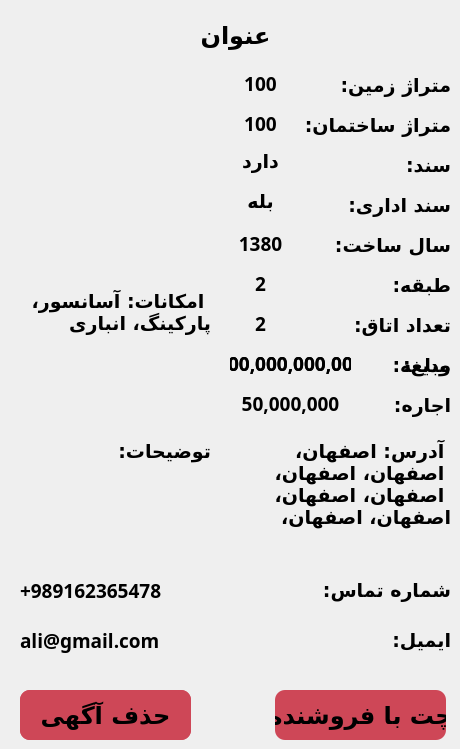
    <widget class="QWidget" name="page_Details_OfficeAdminClinic">
     <widget class="QLabel" name="label_detail_oac_total_price_text">
      <property name="geometry">
       <rect>
        <x>360</x>
        <y>350</y>
        <width>91</width>
        <height>31</height>
       </rect>
      </property>
      <property name="font">
       <font>
        <family>B Nazanin</family>
        <pointsize>14</pointsize>
        <weight>75</weight>
        <bold>true</bold>
       </font>
      </property>
      <property name="text">
       <string>مبلغ:</string>
      </property>
      <property name="alignment">
       <set>Qt::AlignLeading|Qt::AlignLeft|Qt::AlignVCenter</set>
      </property>
      <property name="wordWrap">
       <bool>true</bool>
      </property>
     </widget>
     <widget class="QLabel" name="label_48">
      <property name="geometry">
       <rect>
        <x>300</x>
        <y>310</y>
        <width>151</width>
        <height>31</height>
       </rect>
      </property>
      <property name="font">
       <font>
        <family>B Nazanin</family>
        <pointsize>14</pointsize>
        <weight>75</weight>
        <bold>true</bold>
       </font>
      </property>
      <property name="text">
       <string>تعداد اتاق:</string>
      </property>
      <property name="alignment">
       <set>Qt::AlignLeading|Qt::AlignLeft|Qt::AlignVCenter</set>
      </property>
      <property name="wordWrap">
       <bool>true</bool>
      </property>
     </widget>
     <widget class="QLabel" name="label_detail_oac_deposit">
      <property name="geometry">
       <rect>
        <x>230</x>
        <y>350</y>
        <width>121</width>
        <height>31</height>
       </rect>
      </property>
      <property name="font">
       <font>
        <family>B Nazanin</family>
        <pointsize>14</pointsize>
        <weight>75</weight>
        <bold>true</bold>
       </font>
      </property>
      <property name="text">
       <string>100,000,000,000</string>
      </property>
      <property name="alignment">
       <set>Qt::AlignHCenter|Qt::AlignTop</set>
      </property>
      <property name="wordWrap">
       <bool>true</bool>
      </property>
     </widget>
     <widget class="QLabel" name="label_detail_oac_description">
      <property name="geometry">
       <rect>
        <x>10</x>
        <y>440</y>
        <width>201</width>
        <height>121</height>
       </rect>
      </property>
      <property name="font">
       <font>
        <family>B Nazanin</family>
        <pointsize>14</pointsize>
        <weight>75</weight>
        <bold>true</bold>
       </font>
      </property>
      <property name="text">
       <string>توضیحات:</string>
      </property>
      <property name="alignment">
       <set>Qt::AlignLeading|Qt::AlignLeft|Qt::AlignTop</set>
      </property>
      <property name="wordWrap">
       <bool>true</bool>
      </property>
     </widget>
     <widget class="QLabel" name="label_detail_oac_monthly_rent">
      <property name="geometry">
       <rect>
        <x>230</x>
        <y>390</y>
        <width>121</width>
        <height>31</height>
       </rect>
      </property>
      <property name="font">
       <font>
        <family>B Nazanin</family>
        <pointsize>14</pointsize>
        <weight>75</weight>
        <bold>true</bold>
       </font>
      </property>
      <property name="text">
       <string>50,000,000</string>
      </property>
      <property name="alignment">
       <set>Qt::AlignHCenter|Qt::AlignTop</set>
      </property>
      <property name="wordWrap">
       <bool>true</bool>
      </property>
     </widget>
     <widget class="QLabel" name="label_detail_oac_total_price">
      <property name="geometry">
       <rect>
        <x>230</x>
        <y>350</y>
        <width>121</width>
        <height>31</height>
       </rect>
      </property>
      <property name="font">
       <font>
        <family>B Nazanin</family>
        <pointsize>14</pointsize>
        <weight>75</weight>
        <bold>true</bold>
       </font>
      </property>
      <property name="text">
       <string>100,000,000,000</string>
      </property>
      <property name="alignment">
       <set>Qt::AlignHCenter|Qt::AlignTop</set>
      </property>
      <property name="wordWrap">
       <bool>true</bool>
      </property>
     </widget>
     <widget class="QLabel" name="label_detail_oac_facilities">
      <property name="geometry">
       <rect>
        <x>20</x>
        <y>290</y>
        <width>191</width>
        <height>131</height>
       </rect>
      </property>
      <property name="font">
       <font>
        <family>B Nazanin</family>
        <pointsize>14</pointsize>
        <weight>75</weight>
        <bold>true</bold>
       </font>
      </property>
      <property name="text">
       <string>امکانات: آسانسور، پارکینگ، انباری</string>
      </property>
      <property name="alignment">
       <set>Qt::AlignLeading|Qt::AlignLeft|Qt::AlignTop</set>
      </property>
      <property name="wordWrap">
       <bool>true</bool>
      </property>
     </widget>
     <widget class="QLabel" name="label_detail_oac_build_area">
      <property name="geometry">
       <rect>
        <x>230</x>
        <y>110</y>
        <width>61</width>
        <height>31</height>
       </rect>
      </property>
      <property name="font">
       <font>
        <family>B Nazanin</family>
        <pointsize>14</pointsize>
        <weight>75</weight>
        <bold>true</bold>
       </font>
      </property>
      <property name="text">
       <string>100</string>
      </property>
      <property name="alignment">
       <set>Qt::AlignHCenter|Qt::AlignTop</set>
      </property>
      <property name="wordWrap">
       <bool>true</bool>
      </property>
     </widget>
     <widget class="QLabel" name="label_detail_oac_email">
      <property name="geometry">
       <rect>
        <x>20</x>
        <y>620</y>
        <width>291</width>
        <height>41</height>
       </rect>
      </property>
      <property name="font">
       <font>
        <family>B Nazanin</family>
        <pointsize>14</pointsize>
        <weight>75</weight>
        <bold>true</bold>
       </font>
      </property>
      <property name="layoutDirection">
       <enum>Qt::LeftToRight</enum>
      </property>
      <property name="text">
       <string>ali@gmail.com</string>
      </property>
      <property name="alignment">
       <set>Qt::AlignLeading|Qt::AlignLeft|Qt::AlignVCenter</set>
      </property>
      <property name="wordWrap">
       <bool>true</bool>
      </property>
     </widget>
     <widget class="QLabel" name="label_detail_oac_photo">
      <property name="geometry">
       <rect>
        <x>20</x>
        <y>80</y>
        <width>200</width>
        <height>200</height>
       </rect>
      </property>
      <property name="text">
       <string/>
      </property>
      <property name="pixmap">
       <pixmap resource="resources.qrc">:/images/default.jpg</pixmap>
      </property>
      <property name="scaledContents">
       <bool>true</bool>
      </property>
      <property name="alignment">
       <set>Qt::AlignCenter</set>
      </property>
     </widget>
     <widget class="QLabel" name="label_64">
      <property name="geometry">
       <rect>
        <x>290</x>
        <y>150</y>
        <width>161</width>
        <height>31</height>
       </rect>
      </property>
      <property name="font">
       <font>
        <family>B Nazanin</family>
        <pointsize>14</pointsize>
        <weight>75</weight>
        <bold>true</bold>
       </font>
      </property>
      <property name="text">
       <string>سند:</string>
      </property>
      <property name="alignment">
       <set>Qt::AlignLeading|Qt::AlignLeft|Qt::AlignVCenter</set>
      </property>
      <property name="wordWrap">
       <bool>true</bool>
      </property>
     </widget>
     <widget class="QLabel" name="label_51">
      <property name="geometry">
       <rect>
        <x>300</x>
        <y>230</y>
        <width>151</width>
        <height>31</height>
       </rect>
      </property>
      <property name="font">
       <font>
        <family>B Nazanin</family>
        <pointsize>14</pointsize>
        <weight>75</weight>
        <bold>true</bold>
       </font>
      </property>
      <property name="text">
       <string>سال ساخت:</string>
      </property>
      <property name="alignment">
       <set>Qt::AlignLeading|Qt::AlignLeft|Qt::AlignVCenter</set>
      </property>
      <property name="wordWrap">
       <bool>true</bool>
      </property>
     </widget>
     <widget class="QLabel" name="label_detail_oac_phone">
      <property name="geometry">
       <rect>
        <x>20</x>
        <y>570</y>
        <width>291</width>
        <height>41</height>
       </rect>
      </property>
      <property name="font">
       <font>
        <family>B Nazanin</family>
        <pointsize>14</pointsize>
        <weight>75</weight>
        <bold>true</bold>
       </font>
      </property>
      <property name="layoutDirection">
       <enum>Qt::LeftToRight</enum>
      </property>
      <property name="text">
       <string>+989162365478</string>
      </property>
      <property name="alignment">
       <set>Qt::AlignLeading|Qt::AlignLeft|Qt::AlignVCenter</set>
      </property>
      <property name="wordWrap">
       <bool>true</bool>
      </property>
     </widget>
     <widget class="QLabel" name="label_69">
      <property name="geometry">
       <rect>
        <x>320</x>
        <y>620</y>
        <width>131</width>
        <height>41</height>
       </rect>
      </property>
      <property name="font">
       <font>
        <family>B Nazanin</family>
        <pointsize>14</pointsize>
        <weight>75</weight>
        <bold>true</bold>
       </font>
      </property>
      <property name="text">
       <string>ایمیل:</string>
      </property>
      <property name="alignment">
       <set>Qt::AlignLeading|Qt::AlignLeft|Qt::AlignVCenter</set>
      </property>
      <property name="wordWrap">
       <bool>true</bool>
      </property>
     </widget>
     <widget class="QLabel" name="label_52">
      <property name="geometry">
       <rect>
        <x>300</x>
        <y>270</y>
        <width>151</width>
        <height>31</height>
       </rect>
      </property>
      <property name="font">
       <font>
        <family>B Nazanin</family>
        <pointsize>14</pointsize>
        <weight>75</weight>
        <bold>true</bold>
       </font>
      </property>
      <property name="text">
       <string>طبقه:</string>
      </property>
      <property name="alignment">
       <set>Qt::AlignLeading|Qt::AlignLeft|Qt::AlignVCenter</set>
      </property>
      <property name="wordWrap">
       <bool>true</bool>
      </property>
     </widget>
     <widget class="QLabel" name="label_70">
      <property name="geometry">
       <rect>
        <x>290</x>
        <y>190</y>
        <width>161</width>
        <height>31</height>
       </rect>
      </property>
      <property name="font">
       <font>
        <family>B Nazanin</family>
        <pointsize>14</pointsize>
        <weight>75</weight>
        <bold>true</bold>
       </font>
      </property>
      <property name="text">
       <string>سند اداری:</string>
      </property>
      <property name="alignment">
       <set>Qt::AlignLeading|Qt::AlignLeft|Qt::AlignVCenter</set>
      </property>
      <property name="wordWrap">
       <bool>true</bool>
      </property>
     </widget>
     <widget class="QLabel" name="label_detail_oac_deposit_text">
      <property name="geometry">
       <rect>
        <x>350</x>
        <y>350</y>
        <width>101</width>
        <height>31</height>
       </rect>
      </property>
      <property name="font">
       <font>
        <family>B Nazanin</family>
        <pointsize>14</pointsize>
        <weight>75</weight>
        <bold>true</bold>
       </font>
      </property>
      <property name="text">
       <string>ودیعه:</string>
      </property>
      <property name="alignment">
       <set>Qt::AlignLeading|Qt::AlignLeft|Qt::AlignVCenter</set>
      </property>
      <property name="wordWrap">
       <bool>true</bool>
      </property>
     </widget>
     <widget class="QLabel" name="label_detail_oac_title">
      <property name="geometry">
       <rect>
        <x>20</x>
        <y>10</y>
        <width>431</width>
        <height>51</height>
       </rect>
      </property>
      <property name="font">
       <font>
        <family>B Nazanin</family>
        <pointsize>18</pointsize>
        <weight>75</weight>
        <bold>true</bold>
       </font>
      </property>
      <property name="text">
       <string>عنوان</string>
      </property>
      <property name="alignment">
       <set>Qt::AlignCenter</set>
      </property>
      <property name="wordWrap">
       <bool>true</bool>
      </property>
     </widget>
     <widget class="QLabel" name="label_detail_oac_floor">
      <property name="geometry">
       <rect>
        <x>230</x>
        <y>270</y>
        <width>61</width>
        <height>31</height>
       </rect>
      </property>
      <property name="font">
       <font>
        <family>B Nazanin</family>
        <pointsize>14</pointsize>
        <weight>75</weight>
        <bold>true</bold>
       </font>
      </property>
      <property name="text">
       <string>2</string>
      </property>
      <property name="alignment">
       <set>Qt::AlignHCenter|Qt::AlignTop</set>
      </property>
      <property name="wordWrap">
       <bool>true</bool>
      </property>
     </widget>
     <widget class="QLabel" name="label_detail_oac_room">
      <property name="geometry">
       <rect>
        <x>230</x>
        <y>310</y>
        <width>61</width>
        <height>31</height>
       </rect>
      </property>
      <property name="font">
       <font>
        <family>B Nazanin</family>
        <pointsize>14</pointsize>
        <weight>75</weight>
        <bold>true</bold>
       </font>
      </property>
      <property name="text">
       <string>2</string>
      </property>
      <property name="alignment">
       <set>Qt::AlignHCenter|Qt::AlignTop</set>
      </property>
      <property name="wordWrap">
       <bool>true</bool>
      </property>
     </widget>
     <widget class="QLabel" name="label_detail_oac_monthly_rent_text">
      <property name="geometry">
       <rect>
        <x>350</x>
        <y>390</y>
        <width>101</width>
        <height>31</height>
       </rect>
      </property>
      <property name="font">
       <font>
        <family>B Nazanin</family>
        <pointsize>14</pointsize>
        <weight>75</weight>
        <bold>true</bold>
       </font>
      </property>
      <property name="text">
       <string>اجاره:</string>
      </property>
      <property name="alignment">
       <set>Qt::AlignLeading|Qt::AlignLeft|Qt::AlignVCenter</set>
      </property>
      <property name="wordWrap">
       <bool>true</bool>
      </property>
     </widget>
     <widget class="QLabel" name="label_detail_oac_deed">
      <property name="geometry">
       <rect>
        <x>230</x>
        <y>150</y>
        <width>61</width>
        <height>31</height>
       </rect>
      </property>
      <property name="font">
       <font>
        <family>B Nazanin</family>
        <pointsize>14</pointsize>
        <weight>75</weight>
        <bold>true</bold>
       </font>
      </property>
      <property name="text">
       <string>دارد</string>
      </property>
      <property name="alignment">
       <set>Qt::AlignHCenter|Qt::AlignTop</set>
      </property>
      <property name="wordWrap">
       <bool>true</bool>
      </property>
     </widget>
     <widget class="QLabel" name="label_detail_oac_admin_deed">
      <property name="geometry">
       <rect>
        <x>230</x>
        <y>190</y>
        <width>61</width>
        <height>31</height>
       </rect>
      </property>
      <property name="font">
       <font>
        <family>B Nazanin</family>
        <pointsize>14</pointsize>
        <weight>75</weight>
        <bold>true</bold>
       </font>
      </property>
      <property name="text">
       <string>بله</string>
      </property>
      <property name="alignment">
       <set>Qt::AlignHCenter|Qt::AlignTop</set>
      </property>
      <property name="wordWrap">
       <bool>true</bool>
      </property>
     </widget>
     <widget class="QLabel" name="label_53">
      <property name="geometry">
       <rect>
        <x>290</x>
        <y>70</y>
        <width>161</width>
        <height>31</height>
       </rect>
      </property>
      <property name="font">
       <font>
        <family>B Nazanin</family>
        <pointsize>14</pointsize>
        <weight>75</weight>
        <bold>true</bold>
       </font>
      </property>
      <property name="text">
       <string>متراژ زمین:</string>
      </property>
      <property name="alignment">
       <set>Qt::AlignLeading|Qt::AlignLeft|Qt::AlignVCenter</set>
      </property>
      <property name="wordWrap">
       <bool>true</bool>
      </property>
     </widget>
     <widget class="QLabel" name="label_detail_oac_full_address">
      <property name="geometry">
       <rect>
        <x>230</x>
        <y>440</y>
        <width>221</width>
        <height>121</height>
       </rect>
      </property>
      <property name="font">
       <font>
        <family>B Nazanin</family>
        <pointsize>14</pointsize>
        <weight>75</weight>
        <bold>true</bold>
       </font>
      </property>
      <property name="text">
       <string>آدرس: اصفهان، اصفهان، اصفهان، اصفهان، اصفهان، اصفهان، اصفهان، </string>
      </property>
      <property name="alignment">
       <set>Qt::AlignLeading|Qt::AlignLeft|Qt::AlignTop</set>
      </property>
      <property name="wordWrap">
       <bool>true</bool>
      </property>
     </widget>
     <widget class="QLabel" name="label_71">
      <property name="geometry">
       <rect>
        <x>320</x>
        <y>570</y>
        <width>131</width>
        <height>41</height>
       </rect>
      </property>
      <property name="font">
       <font>
        <family>B Nazanin</family>
        <pointsize>14</pointsize>
        <weight>75</weight>
        <bold>true</bold>
       </font>
      </property>
      <property name="text">
       <string>شماره تماس:</string>
      </property>
      <property name="alignment">
       <set>Qt::AlignLeading|Qt::AlignLeft|Qt::AlignVCenter</set>
      </property>
      <property name="wordWrap">
       <bool>true</bool>
      </property>
     </widget>
     <widget class="QLabel" name="label_54">
      <property name="geometry">
       <rect>
        <x>290</x>
        <y>110</y>
        <width>161</width>
        <height>31</height>
       </rect>
      </property>
      <property name="font">
       <font>
        <family>B Nazanin</family>
        <pointsize>14</pointsize>
        <weight>75</weight>
        <bold>true</bold>
       </font>
      </property>
      <property name="text">
       <string>متراژ ساختمان:</string>
      </property>
      <property name="alignment">
       <set>Qt::AlignLeading|Qt::AlignLeft|Qt::AlignVCenter</set>
      </property>
      <property name="wordWrap">
       <bool>true</bool>
      </property>
     </widget>
     <widget class="QLabel" name="label_detail_oac_land_area">
      <property name="geometry">
       <rect>
        <x>230</x>
        <y>70</y>
        <width>61</width>
        <height>31</height>
       </rect>
      </property>
      <property name="font">
       <font>
        <family>B Nazanin</family>
        <pointsize>14</pointsize>
        <weight>75</weight>
        <bold>true</bold>
       </font>
      </property>
      <property name="text">
       <string>100</string>
      </property>
      <property name="alignment">
       <set>Qt::AlignHCenter|Qt::AlignTop</set>
      </property>
      <property name="wordWrap">
       <bool>true</bool>
      </property>
     </widget>
     <widget class="QPushButton" name="pushButton_detail_oac_report">
      <property name="geometry">
       <rect>
        <x>20</x>
        <y>690</y>
        <width>171</width>
        <height>50</height>
       </rect>
      </property>
      <property name="font">
       <font>
        <family>B Nazanin</family>
        <pointsize>18</pointsize>
        <weight>75</weight>
        <bold>true</bold>
       </font>
      </property>
      <property name="cursor">
       <cursorShape>PointingHandCursor</cursorShape>
      </property>
      <property name="styleSheet">
       <string notr="true">background-color: #CE4757;
border-style: solid;
border-color: black;
border-width: 0px;
border-radius: 10px;</string>
      </property>
      <property name="text">
       <string>گزارش آگهی</string>
      </property>
     </widget>
     <widget class="QLabel" name="label_detail_oac_year">
      <property name="geometry">
       <rect>
        <x>230</x>
        <y>230</y>
        <width>61</width>
        <height>31</height>
       </rect>
      </property>
      <property name="font">
       <font>
        <family>B Nazanin</family>
        <pointsize>14</pointsize>
        <weight>75</weight>
        <bold>true</bold>
       </font>
      </property>
      <property name="text">
       <string>1380</string>
      </property>
      <property name="alignment">
       <set>Qt::AlignHCenter|Qt::AlignTop</set>
      </property>
      <property name="wordWrap">
       <bool>true</bool>
      </property>
     </widget>
     <widget class="QPushButton" name="pushButton_detail_oac_chat">
      <property name="geometry">
       <rect>
        <x>275</x>
        <y>690</y>
        <width>171</width>
        <height>50</height>
       </rect>
      </property>
      <property name="font">
       <font>
        <family>B Nazanin</family>
        <pointsize>18</pointsize>
        <weight>75</weight>
        <bold>true</bold>
       </font>
      </property>
      <property name="cursor">
       <cursorShape>PointingHandCursor</cursorShape>
      </property>
      <property name="styleSheet">
       <string notr="true">background-color: #CE4757;
border-style: solid;
border-color: black;
border-width: 0px;
border-radius: 10px;</string>
      </property>
      <property name="text">
       <string>چت با فروشنده</string>
      </property>
     </widget>
     <widget class="QPushButton" name="pushButton_detail_oac_delete">
      <property name="geometry">
       <rect>
        <x>20</x>
        <y>690</y>
        <width>171</width>
        <height>50</height>
       </rect>
      </property>
      <property name="font">
       <font>
        <family>B Nazanin</family>
        <pointsize>18</pointsize>
        <weight>75</weight>
        <bold>true</bold>
       </font>
      </property>
      <property name="cursor">
       <cursorShape>PointingHandCursor</cursorShape>
      </property>
      <property name="styleSheet">
       <string notr="true">background-color: #CE4757;
border-style: solid;
border-color: black;
border-width: 0px;
border-radius: 10px;</string>
      </property>
      <property name="text">
       <string>حذف آگهی</string>
      </property>
     </widget>
    </widget>
